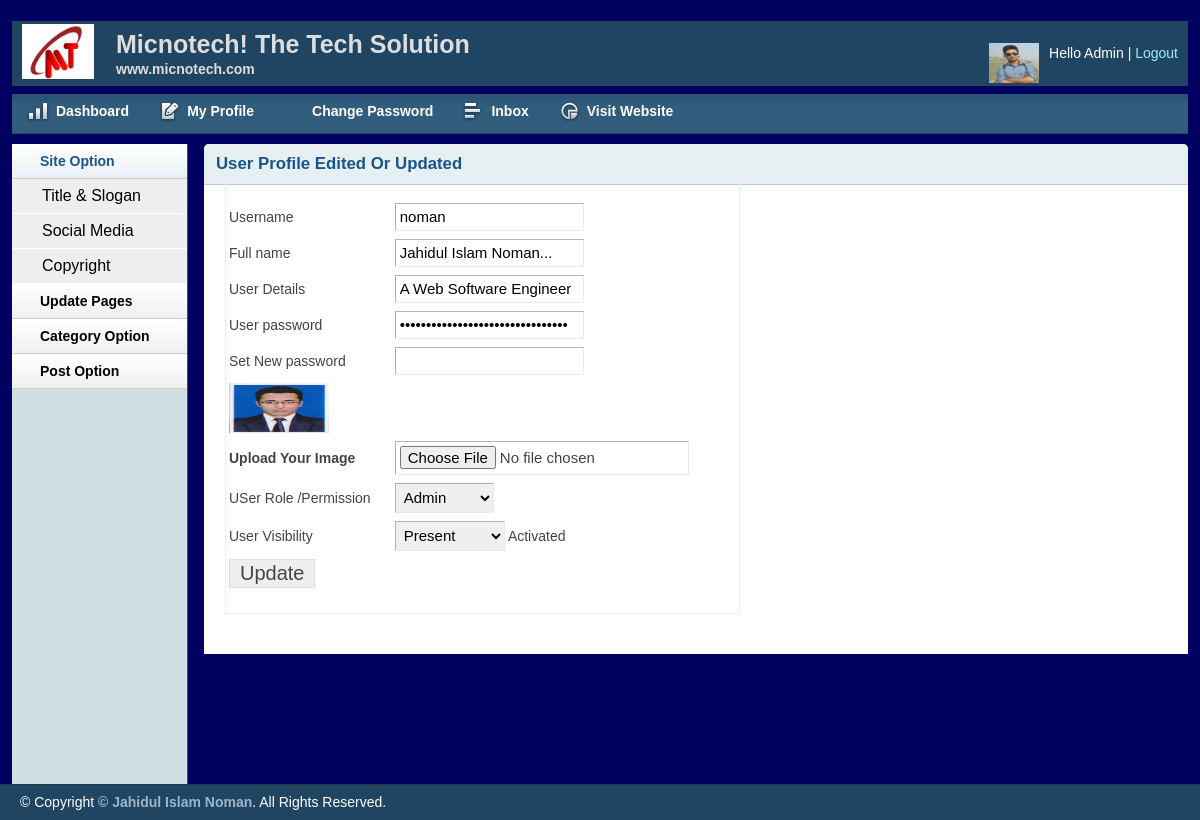
Screenshot of /admin/edituserlist.php?userid=1 (signed in) with the database file from the repository.
### tables this page shows
CREATE TABLE IF NOT EXISTS `tbl_user` (
  `id` int(11) NOT NULL AUTO_INCREMENT,
  `fullname` varchar(400) NOT NULL,
  `username` varchar(200) NOT NULL,
  `details` varchar(350) NOT NULL,
  `password` varchar(200) NOT NULL,
  `image` varchar(250) DEFAULT NULL,
  `role` int(11) NOT NULL,
  `visible` int(11) DEFAULT NULL,
  PRIMARY KEY (`id`)
);

CREATE TABLE IF NOT EXISTS `user_role` (
  `id` int(11) NOT NULL AUTO_INCREMENT,
  `name` varchar(250) NOT NULL,
  `role` int(11) NOT NULL,
  PRIMARY KEY (`id`)
);

### lib/Database.php (called while the page is built, shortened)
<?php
Class Database{
	public $host   = DB_HOST;
	public $user   = DB_USER;
	public $pass   = DB_PASS;
	public $dbname = DB_NAME;
	public $link;
	private function connectDB(){
	$this->link = new mysqli($this->host, $this->user, $this->pass, $this->dbname);
 }
	public function select($query){
		$result = $this->link->query($query) or die($this->link->error.__LINE__);
		if($result->num_rows > 0){
			return $result;
		} else {
			return false;
		}
	}
}

### admin/edituserlist.php (the view, shortened to what this page needs)
<?php
include 'inc/header.php';?>
<?php include 'inc/sidebar.php';?>
        <div class="grid_10">
            <div class="box round first grid">
                <h2>User Profile  Edited Or Updated</h2>
               <div class="block copyblock">
                   <?php
                   if(!isset($_GET['userid']) || $_GET['userid']==NULL){
                       header("Location:userlist.php");
                   }
                   else {
                       $userid=  mysqli_real_escape_string($db->link,$_GET['userid']);
                   }
                   ?>
                   <form action="edituserlist.php?userid=<?php echo $userid;?>" method="post" enctype="multipart/form-data">
                    <table class="form">
                             <?php
                             $sql="SELECt * FROM tbl_user WHERE id='$userid'";
                                $value=$db->select($sql);
                             if($value){
                             while($result=$value->fetch_assoc()){
                             ?>
                        <tr>
                            <td>Username</td>
                            <td>
                                <input type="text" name="username" value="<?php echo $result['username'];?>" class="medium" />
                            </td>
                        </tr>
                         <tr>
                             <td>Full name</td>
                            <td>
                                <input type="text" name="fullname" value="<?php echo $result['fullname'];?>" class="medium" />
                            </td>
                        </tr>
                         <tr>
                             <td>User Details</td>
                            <td>
                                <input type="text" name="details" value="<?php echo $result['details'];?>" class="medium" />
                            </td>
                        </tr>
                         <tr>
                             <td>User password</td>
                            <td>
                                <input type="password" name="" readonly="" value="<?php echo $result['password'];?>" class="medium" />
                            </td>
                        </tr>
                         <tr>
                             <td>Set New password</td>
                            <td>
                                <input type="password" name="password"  class="medium" />
                            </td>
                        </tr>
                        <tr>
                            <td><img width="100" height="50" src="<?php echo $result['image'];?>" alt="" /></td>
                        </tr>
                        <tr>
                            <td>
                                <label>Upload Your Image</label>
                            </td>
                            <td>
                                <input type="file" name="image"/>
                            </td>
                        </tr>
                          <tr>
                              <td>USer Role /Permission</td>
                            <td>
                              <select id="select" name="urole">
                                   <?php
                                   $query="SELECT * FROM user_role";
                                   $data=$db->select($query);
                                   if($data){
                                   while($permit=$data->fetch_assoc())
                                        {
                                   ?>
                                 <option
                                <?php
                                 if($permit['role']==$result['role'])
                                     {
                                ?>
                                     selected="selected"
                                <?php } ?>
                                     value="<?php echo $permit['role'];?>"><?php echo ucwords($permit['name']);?></option>
                                   <?php } ?>
                                   <?php } ?>
                              </select>
                            </td>
                        </tr>
                              <tr>
                               <td>User Visibility</td>
                            <td>
                              <select id="select" name="visible">
                                    <option value="<?php echo $result['visible'];?>">Present</option>
                              </select>
                                <?php if($result['visible']==20){ echo "Deactivated";} else {echo "Activated" ;}?>
                            </td>
                        </tr>
			<tr>
                            <td>
                                <input type="submit" name="submit" Value="Update" />
                            </td>
                        </tr>
                             <?php } ?>
                        <?php } else { echo "Sorry No Data Found ! Please Contact Super Admin" ;}?>
                    </table>
                    </form>
                </div>
            </div>
        </div>
 <?php include 'inc/footer.php';?>

### admin/css/layout.css (style rules this page uses)
body { background: #000061 none repeat scroll 0 0; color: #444; font-size: 14px; padding: 0; }
h1, h2, h3, h4, h5, h6 { line-height:1.2em; margin-bottom:.3em; }
h2 { margin-top:1em; }
.box { background:#fff; margin-bottom:20px; padding:10px 10px 10px 10px; margin-left:-8px; }
.box.grid { padding-bottom:40px; }
.box.round { -moz-border-radius: 5px 5px 0px 0px; -webkit-border-radius: 5px 5px 0px 0px; border-radius: 5px 5px 0px 0px; }
.box h2 { font-size:1.2em; font-weight:bold; color:#1B548D; background:#E6F0F3; margin:-10px -10px 0 -10px; padding:10px 12px; border-bottom:1px solid #B3CBD6; -moz-border-radius: 5px 5px 0px 0px; -webkit-border-radius: 5px 5px 0px 0px; border-radius: 5px 5px 0px 0px; }
.box.first { min-height: 406px; }
.block { padding-top:16px; }
.copyblock { border: 1px solid #e6f0f3; line-height: 40px; margin-left: 11px; margin-top: -17px; padding-left: 3px; width: 510px; }
table.form { width:100%; }
table.form td { padding:4px 0px; }
table.form label { font-weight:bold; }
table.form input, table.form select { font-size: 15px; padding: 4px 4px 5px 4px; border-top: 1px solid #b3b3b3; border-left: 1px solid #b3b3b3; border-right: 1px solid #eaeaea; border-bottom: 1px solid #eaeaea; }
table.form input[type="submit"] { border: 1px solid #ddd; color: #444; cursor: pointer; font-size: 20px; padding: 2px 10px; }
input.medium { width: 55%; }
.block { padding-bottom:1px; }

### rows the page displays
tbl_user: username "noman", fullname "Jahidul Islam Noman...", details "A Web Software Engineer", image (picture), urole "Admin", visible "Activated"

### other values shown
session::get("username") "Admin"
